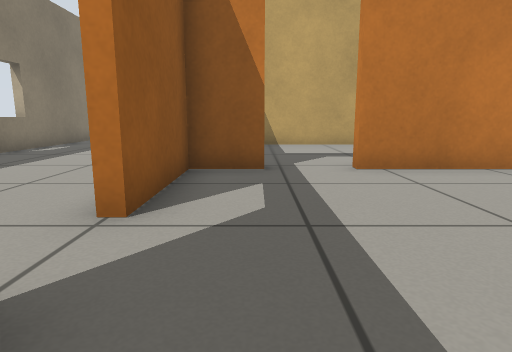
[1] (above)

24 first-person views from a walk through a robot-simulator world made for Gazebo. The camera is 0.5 m above the floor, tilts 10° down and sees 75° across. The floor is counted in squares, 0.5 m on a side. Each view is taken from the middle of a square. On the plan, view 1 faces up. The plan holds only what a view shows up to about 12 squares ahead; the rest is blank. Simple patterns stand in for the simulator's built-in surfaces.

[2]
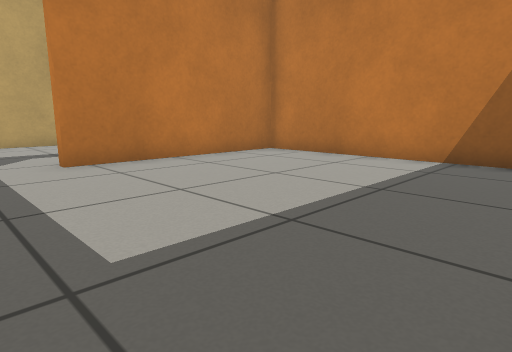

[3]
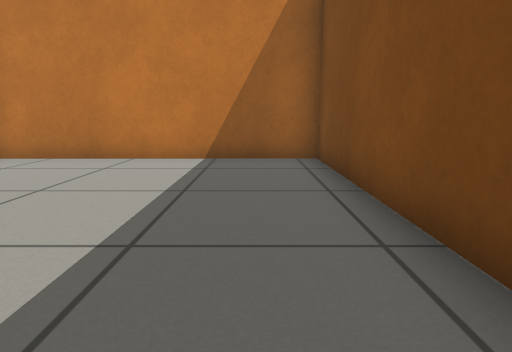

[4]
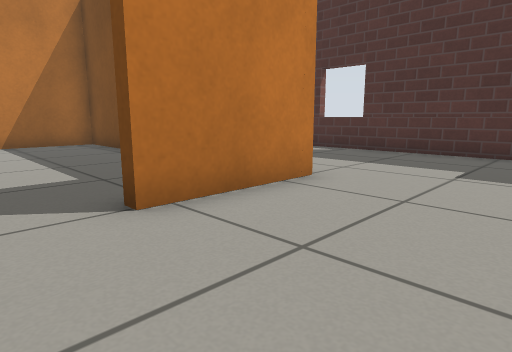

[5]
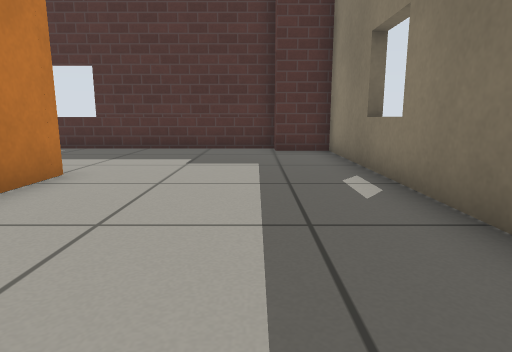

[6]
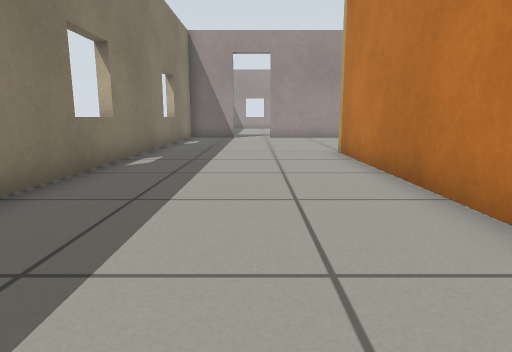

[7]
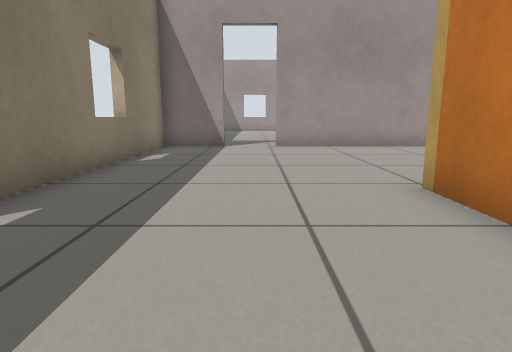

[8]
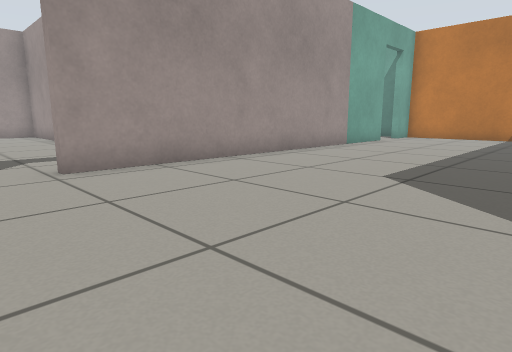

[9]
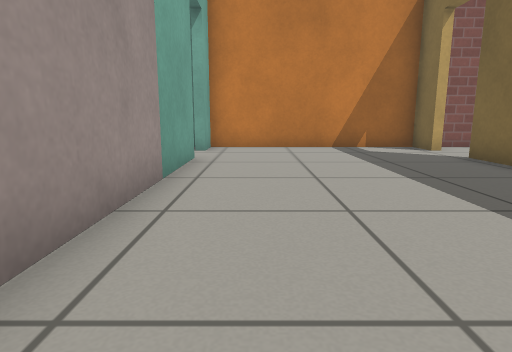

[10]
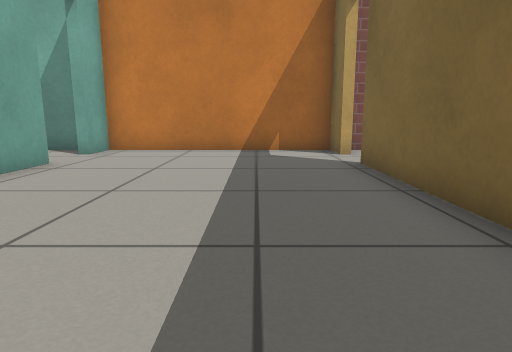

[11]
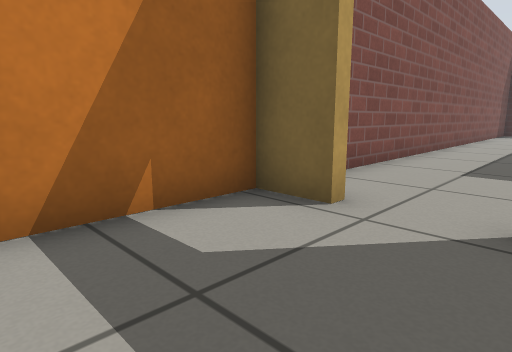

[12]
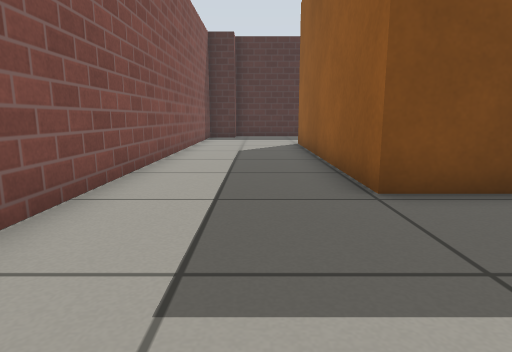

[13]
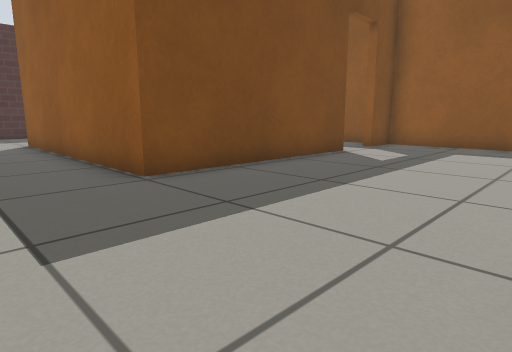

[14]
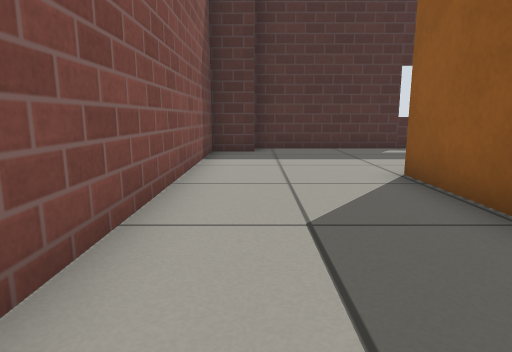

[15]
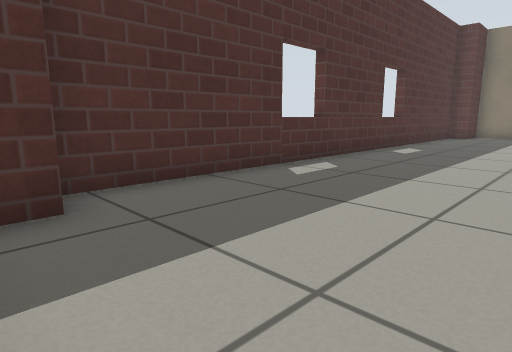

[16]
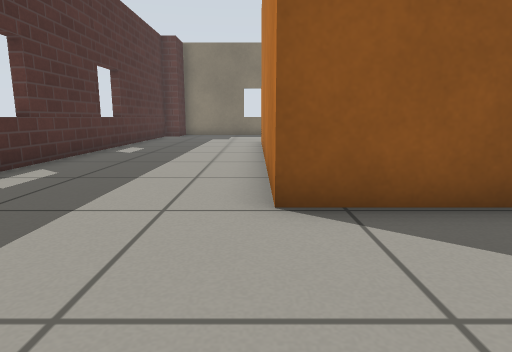

[17]
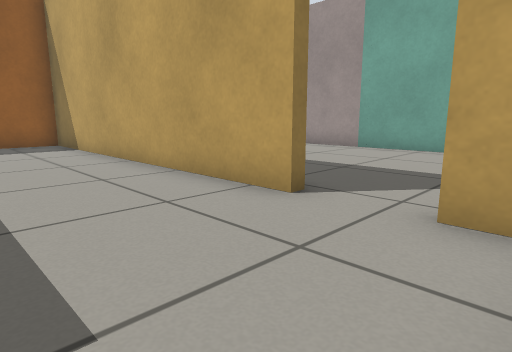

[18]
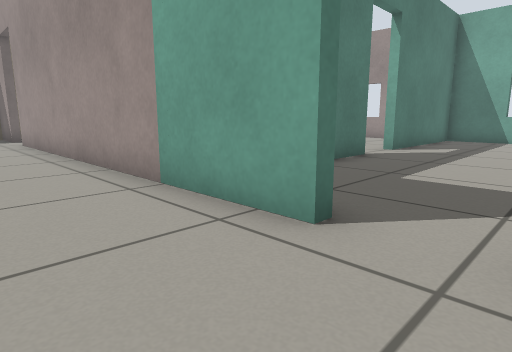

[19]
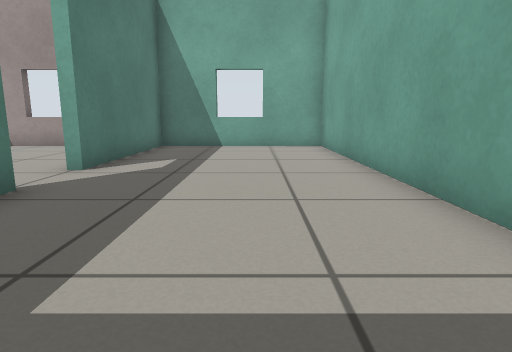

[20]
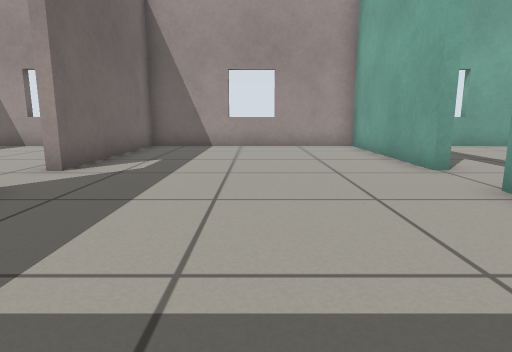

[21]
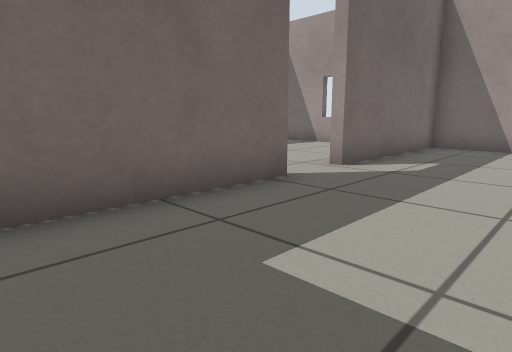

[22]
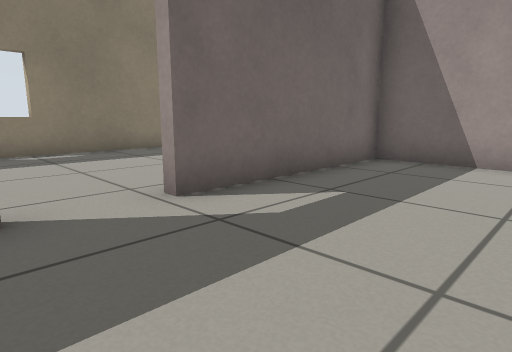

[23]
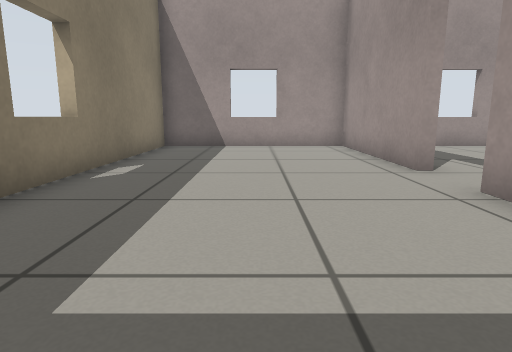

[24]
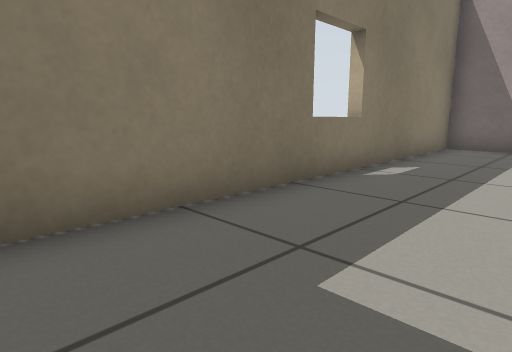

### Floor plan
Ten units are one square. View 1 is at (0, 0); x grows to the right and y downward. Boxes are objects, and circles mark ways between rooms. Rooms are numbered by the first view taken in them; rooms with no view inside come last. Other rooms are left out.
<svg viewBox="-77 -332 205 404">
<path fill="none" stroke="#000" d="M18 15 81 15 81 -64 19 -64M2 -64 -13 -64 -13 -31M19 -67 84 -67 84 18 -1 18M-16 -60 -16 -128M49 -127 92 -127M94 -124 -13 -124 -13 -67 2 -67M110 -127 123 -127 123 -195 110 -195M-16 19 -16 -15M-72 -13 -72 60 -56 60 -56 67 111 67M94 -195 -34 -195M-50 -195 -72 -195 -72 -70M110 58 123 58 123 -121M116 -124 110 -124M67 -256 67 -239M123 -239 123 -327 67 -327 67 -272M123 -200 123 -215M64 -272 64 -327 -7 -327 -7 -271M-7 -255 -7 -214M-10 -271 -10 -327 -72 -327 -72 -213M-10 -249 -10 -255"/>
<circle cx="-13" cy="-23" r="3" fill="#2a7"/>
<circle cx="13" cy="-67" r="3" fill="#2a7"/>
<circle cx="105" cy="-200" r="3" fill="#2a7"/>
<circle cx="-45" cy="-200" r="3" fill="#2a7"/>
<circle cx="65" cy="-265" r="3" fill="#2a7"/>
<circle cx="-10" cy="-265" r="3" fill="#2a7"/>
<text x="40" y="-20">1</text>
<text x="30" y="-80">2</text>
<text x="100" y="-270">3</text>
<text x="30" y="-270">4</text>
<text x="-40" y="-270">5</text>
</svg>
Room 1 opens to room 2. Room 2 opens to room 3. Room 2 opens to room 5. Room 3 opens to room 4. Room 4 opens to room 5.

Where each view was taken, in squares from view 1:
view 1: 0 up, 0 right, facing up
view 2: 1 down, 0 right, facing up-right
view 3: 0 up, 0 right, facing right
view 4: 3 up, 5 left, facing down-right
view 5: 4 up, 5 left, facing down
view 6: 3 up, 4 left, facing up
view 7: 8 up, 4 left, facing up
view 8: 13 up, 5 left, facing up-right
view 9: 18 up, 1 right, facing right
view 10: 15 up, 2 right, facing right
view 11: 16 up, 9 right, facing down-right
view 12: 11 up, 10 right, facing down
view 13: 12 up, 11 right, facing down-left
view 14: 4 up, 11 right, facing down
view 15: 2 down, 12 right, facing down-left
view 16: 2 down, 12 right, facing left
view 17: 9 up, 12 right, facing up-left
view 18: 17 up, 11 right, facing up-left
view 19: 21 up, 10 right, facing up
view 20: 21 up, 3 right, facing up
view 21: 21 up, 3 right, facing up-left
view 22: 25 up, 3 right, facing up-left
view 23: 21 up, 4 left, facing up
view 24: 21 up, 4 left, facing up-left
